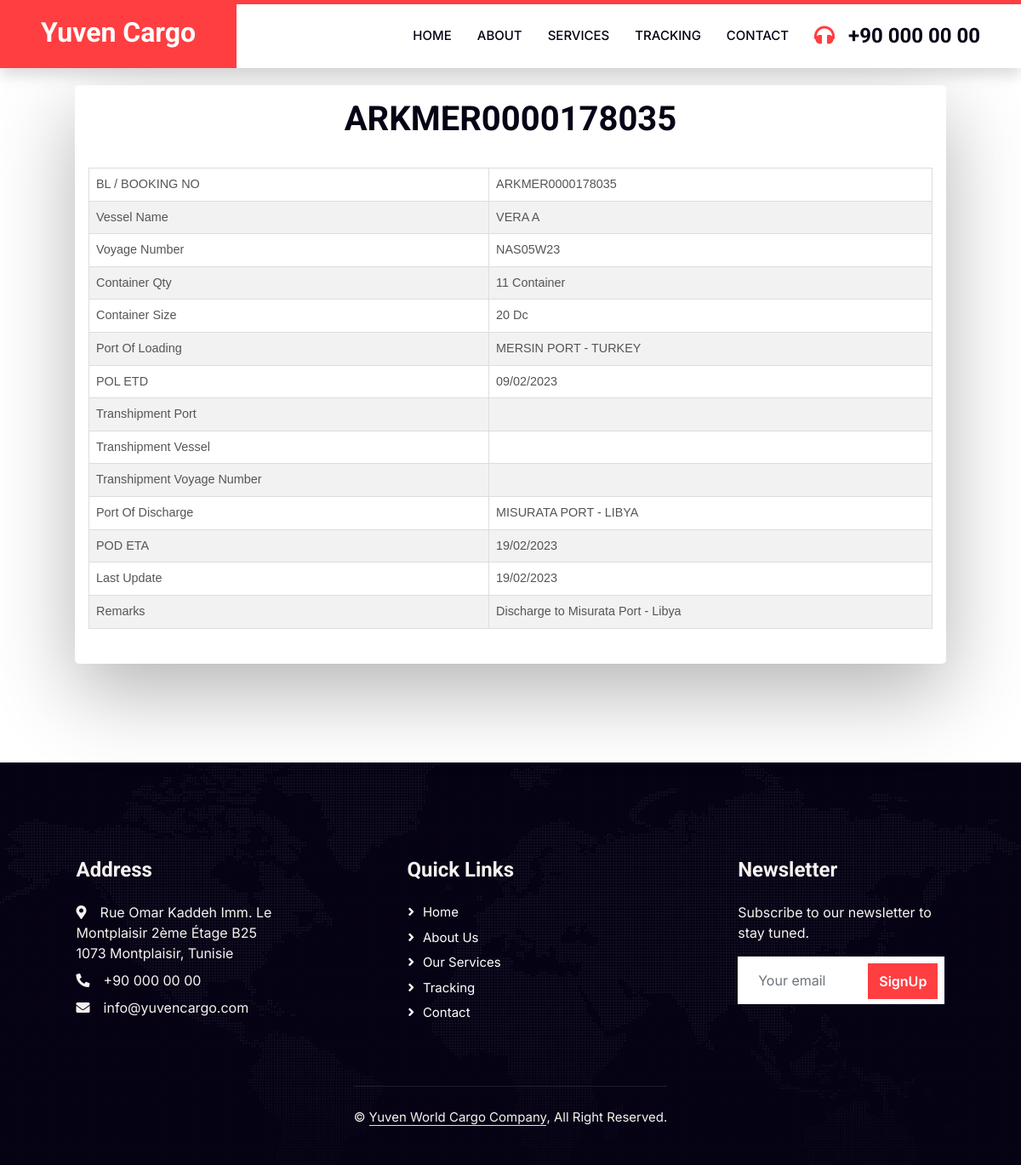
/trackingResponse.php?tracking-number=ARKMER0000178035, run on the app's committed database.
### tables this page shows
CREATE TABLE `tracking` (
  `id` int NOT NULL AUTO_INCREMENT,
  `bl_number` varchar(255) DEFAULT NULL,
  `vessel_name` varchar(255) DEFAULT NULL,
  `voyager_number` varchar(255) DEFAULT NULL,
  `container_qty` varchar(255) DEFAULT NULL,
  `container_size` varchar(255) DEFAULT NULL,
  `port_of_loading` varchar(255) DEFAULT NULL,
  `transshipment_port` varchar(255) DEFAULT NULL,
  `transshipment_voyage_number` varchar(255) DEFAULT NULL,
  `transshipment_vessel` varchar(255) DEFAULT NULL,
  `port_of_discharge` varchar(255) DEFAULT NULL,
  `last_update` varchar(255) DEFAULT NULL,
  `pol_etd` varchar(255) DEFAULT NULL,
  `pot_eta` varchar(255) DEFAULT NULL,
  `pot_etd` varchar(255) DEFAULT NULL,
  `pod_eta` varchar(255) DEFAULT NULL,
  `remarks` varchar(255) DEFAULT NULL,
  PRIMARY KEY (`id`)
);

### TrackingFormHandler.php (called while the page is built, shortened)
<?php
require 'DatabaseConnection.php';
class TrackingFormHandler extends DatabaseConnection{
    public function getShipmentInformation($tracking_number)
    {
        if($_REQUEST['tracking-number'])
        {
            $tracking_number = $_REQUEST['tracking-number'];
        }
        $tracking_number = '"' . $tracking_number . '"';
        $sql = "SELECT * FROM tracking
         WHERE bl_number = " . $tracking_number . '';
        $result = parent::query($sql);
        $result = mysqli_fetch_assoc($result);
        return $result;
    }
  }
?>

### DatabaseConnection.php (called while the page is built, shortened)
<?php
abstract class DatabaseConnection {
    protected function connect() {
      if($_SERVER['SERVER_NAME'] == 'localhost')
      {
          $servername = "localhost";
          $username = "root";
          $password = "";
          $dbname = "yuvencargo";
      }
      elseif($_SERVER['SERVER_NAME'] == 'yuvencargo.com'){
          $servername = "localhost";
          $username = "transmena_db_usr";
          $password = "*04mvW97r";
          $dbname = "admin_transmena_db";
      }
        $conn = new mysqli($servername, $username, $password, $dbname);
        return $conn;
    }
    protected function query($sql) {
        return  $this->connect()->query($sql);
    }
}
?>

### TrackingResponse.php (the view, shortened to what this page needs)
<!DOCTYPE html>
<html lang="en-US" data-lt-installed="true"><link type="text/css" rel="stylesheet" id="dark-mode-custom-link"><link type="text/css" rel="stylesheet" id="dark-mode-general-link">
<?php include 'head.php'; ?>
<body class="size-1140" cz-shortcut-listen="true">
<?php
include 'header.php';
include "TrackingFormHandler.php";
$trackingFormHandler =  new TrackingFormHandler();
$result = $trackingFormHandler->getShipmentInformation($_REQUEST['tracking-number']);
?>
<main role="main">
        <div class="container">
        <section style="width: 64rem;  height: auto;"  class="root">
            <h1><?php echo  $result['bl_number']?></h1>
            <div style="overflow-x:auto;">
                <table class="styled-table" id="customers">
                    <tbody>
                    <tr>
                        <td>BL / BOOKING NO</td>
                        <td><?php echo $result['bl_number'] ?></td>
                    </tr>
                    <tr>
                        <td>Vessel Name</td>
                        <td><?php echo $result['vessel_name'] ?></td>
                    </tr>
                    <tr>
                        <td>Voyage Number</td>
                        <td><?php echo $result['voyager_number'] ?></td>
                    </tr>
                    <tr>
                        <td>Container Qty</td>
                        <td><?php echo $result['container_qty'] ?></td>
                    </tr>
                    <tr>
                        <td>Container Size</td>
                        <td><?php echo $result['container_size'] ?></td>
                    </tr>
                    <tr>
                        <td>Port Of Loading</td>
                        <td><?php echo $result['port_of_loading'] ?></td>
                    </tr>
                    <tr>
                        <td>POL ETD</td>
                        <td><?php if(!empty($result['pol_etd'])) echo date('d/m/Y', strtotime($result['pol_etd'])) ?></td>
                    </tr>
                    <tr>
                        <td>Transhipment Port</td>
                        <td><?php echo $result['transshipment_port'] ?></td>
                    </tr>
                    <tr>
                        <td>Transhipment Vessel</td>
                        <td><?php echo $result['transshipment_vessel'] ?></td>
                    </tr>
                    <tr>
                        <td>Transhipment Voyage Number</td>
                        <td><?php echo $result['transshipment_voyage_number'] ?></td>
                    </tr>
                    <tr>
                        <td>Port Of Discharge</td>
                        <td><?php echo $result['port_of_discharge'] ?></td>
                    </tr>
                    <?php if(!empty($result['pod_eta'])) { ?>
                        <tr>
                            <td>POD ETA</td>
                            <td><?php echo date('d/m/Y', strtotime($result['pod_eta'])) ?></td>
                        </tr>
                    <?php } ?>
                    <?php if(!empty($result['last_update'])) { ?>
                        <tr>
                            <td>Last Update</td>
                            <td><?php echo date('d/m/Y', strtotime($result['last_update'])) ?></td>
                        </tr>
                    <?php } ?>
                    <tr>
                        <td>Remarks</td>
                        <td><?php echo $result['remarks'] ?></td>
                    </tr>
                    </tbody>
                </table>
            </div>
            </div>
    </main>
<?php include 'footer.php' ?>
    </body>

### head.php (shortened to what this page needs)
<head>
    <link href="https://cdnjs.cloudflare.com/ajax/libs/font-awesome/5.10.0/css/all.min.css" rel="stylesheet">
    <link href="https://cdn.jsdelivr.net/npm/bootstrap-icons@1.4.1/font/bootstrap-icons.css" rel="stylesheet">
    <link href="lib/animate/animate.min.css" rel="stylesheet">
    <link href="lib/owlcarousel/assets/owl.carousel.min.css" rel="stylesheet">
    <link href="css/bootstrap.min.css" rel="stylesheet">
    <link href="css/style.css" rel="stylesheet">
</head>

### header.php (shortened to what this page needs)
    <nav class="navbar navbar-expand-lg bg-white navbar-light shadow border-top border-5 border-primary sticky-top p-0">
        <a href="index.php" class="navbar-brand bg-primary d-flex align-items-center px-4 px-lg-5">
            <h2 class="mb-2 text-white">Yuven Cargo</h2>
        </a>
        <div class="collapse navbar-collapse" id="navbarCollapse">
        <div class="navbar-nav ms-auto p-4 p-lg-0">
    <a href="index.php" class="nav-item nav-link <?php if(basename($_SERVER['PHP_SELF']) == 'index.php'){echo 'active';} ?>">Home</a>
    <a href="about.php" class="nav-item nav-link <?php if(basename($_SERVER['PHP_SELF']) == 'about.php'){echo 'active';} ?>">About</a>
    <a href="service.php" class="nav-item nav-link <?php if(basename($_SERVER['PHP_SELF']) == 'service.php'){echo 'active';} ?>">Services</a>
    <a href="tracking.php" class="nav-item nav-link <?php if(basename($_SERVER['PHP_SELF']) == 'tracking.php'){echo 'active';} ?>">Tracking</a>
    <a href="contact.php" class="nav-item nav-link <?php if(basename($_SERVER['PHP_SELF']) == 'contact.php'){echo 'active';} ?>">Contact</a>
</div>
            <h4 class="m-0 pe-lg-5 d-none d-lg-block"><i class="fa fa-headphones text-primary me-3"></i>+90 000 00 00</h4>
        </div>
    </nav>

### footer.php (shortened to what this page needs)
    <div class="container-fluid bg-dark text-light footer pt-5 wow fadeIn" data-wow-delay="0.1s" style="margin-top: 6rem;">
        <div class="container-fluid py-5">
            <div class="row g-3 justify-content-between">
                <div class="col-lg-3 col-md-6">
                    <h4 class="text-light mb-4">Address</h4>
                    <p class="mb-2"><i class="fa fa-map-marker-alt me-3"></i>Rue Omar Kaddeh Imm. Le Montplaisir 2ème Étage B25 1073 Montplaisir, Tunisie</p>
                    <p class="mb-2"><i class="fa fa-phone-alt me-3"></i>+90 000 00 00</p>
                    <p class="mb-2"><i class="fa fa-envelope me-3"></i>info@yuvencargo.com</p>
                </div>
                <div class="col-lg-3 col-md-6">
                    <h4 class="text-light mb-4">Quick Links</h4>
                    <a class="btn btn-link" href="index.php">Home</a>
                    <a class="btn btn-link" href="about.php">About Us</a>
                    <a class="btn btn-link" href="service.php">Our Services</a>
                    <a class="btn btn-link" href="tracking.php">Tracking</a>
                    <a class="btn btn-link" href="contact.php">Contact</a>
                </div>
                <div class="col-lg-3 col-md-6">
                    <h4 class="text-light mb-4">Newsletter</h4>
                    <p>Subscribe to our newsletter to stay tuned.</p>
                    <div class="position-relative mx-auto" style="max-width: 400px;">
                        <input class="form-control border-0 w-100 py-3 ps-4 pe-5" type="text" placeholder="Your email">
                        <button type="button" class="btn btn-primary py-2 position-absolute top-0 end-0 mt-2 me-2">SignUp</button>
                    </div>
                </div>
            </div>
        </div>
        <div class="container">
        <div class="copyright">
    <div class="row">
        <div class="col-12 text-center mb-3 mb-md-0">
            &copy; <a class="border-bottom">Yuven World Cargo Company</a>, All Right Reserved.
        </div>
    </div>
</div>
        </div>
    </div>

### css/style.css (style rules this page uses)
:root { --primary: #FF3E41; --secondary: #51CFED; --light: #F8F2F0; --dark: #060315; }
.btn { font-weight: 600; transition: .5s; }
.btn.btn-primary, .btn.btn-secondary { color: #FFFFFF; }
.navbar-light .navbar-nav .nav-link { position: relative; margin-right: 30px; padding: 25px 0; color: #FFFFFF; font-size: 15px; text-transform: uppercase; outline: none; }
.navbar-light .navbar-brand, .navbar-light a.btn { height: 75px; }
.navbar-light .navbar-nav .nav-link { color: var(--dark); font-weight: 500; }
.navbar-light.sticky-top { top: -100px; transition: .5s; }
@media (min-width: 992px) { .navbar-light .navbar-nav .nav-link::before { position: absolute; content: ""; width: 0; height: 5px; top: -6px; left: 50%; background: #FFFFFF; transition: .5s; } }
.footer { background: linear-gradient(rgba(6, 3, 21, .5), rgba(6, 3, 21, .5)), url(../img/map.png) center center no-repeat; background-size: cover; }
.footer .btn.btn-link { display: block; margin-bottom: 5px; padding: 0; text-align: left; color: #FFFFFF; font-size: 15px; font-weight: normal; text-transform: capitalize; transition: .3s; }
.footer .btn.btn-link::before { position: relative; content: "\f105"; font-family: "Font Awesome 5 Free"; font-weight: 900; margin-right: 10px; }
.footer .copyright { padding: 25px 0; font-size: 15px; border-top: 1px solid rgba(256, 256, 256, .1); }
.footer .copyright a { color: var(--light); }

### footer.php (style rules this page uses)
.footer .row.g-3.justify-content-between { width: 90%; margin: 0 auto; }

### TrackingResponse.php (style rules this page uses)
.container { display: flex; justify-content: center; align-items: center; padding-top: 20px; padding-bottom: 20px; }
.root { padding: 1rem; border-radius: 5px; box-shadow: 0 2rem 6rem rgba(0, 0, 0, 0.3); }
#customers { font-family: Arial, Helvetica, sans-serif; border-collapse: collapse; width: 100%; }
#customers td, #customers th { bottom-border: 1px solid #ddd; padding: 8px; }
#customers tr:nth-child(even) { background-color: #f2f2f2; }
h1 { text-align:center; }
.styled-table { width: 100%; background-color: #fff; border-collapse: collapse; margin: 25px 0; font-size: 0.9em; font-family: sans-serif; border: 1px solid #ddd; }
.styled-table td, .styled-table th { border: 1px solid #ddd; padding: 12px 15px; text-align: left; }
.styled-table tbody tr:nth-of-type(even) { background-color: #f3f3f3; }

### data on the page
tracking: bl_number "ARKMER0000178035", vessel_name "VERA A", voyager_number "NAS05W23", container_qty "11 Container", container_size "20 Dc", port_of_loading "MERSIN PORT - TURKEY", pol_etd "09/02/2023", port_of_discharge "MISURATA PORT - LIBYA", pod_eta "19/02/2023", last_update "19/02/2023", remarks "Discharge to Misurata Port - Libya"
